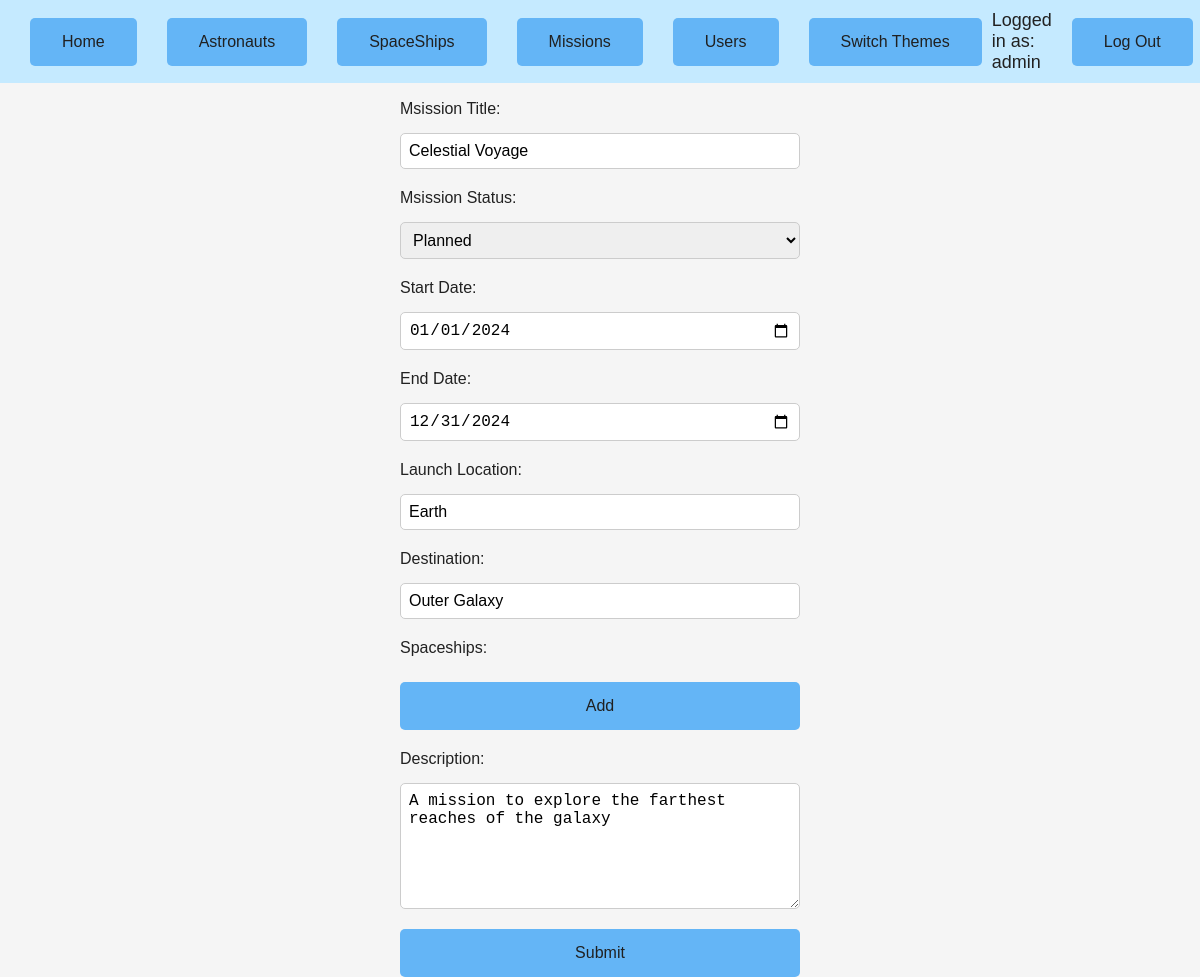
Screenshot of /php/missions_update.php?id=1 (signed in) with the database file from the repository.
### tables this page shows
CREATE TABLE IF NOT EXISTS `missions` (
  `id` INT(10) UNSIGNED NOT NULL AUTO_INCREMENT,
  `title` VARCHAR(45) NOT NULL,
  `description` VARCHAR(200) NULL DEFAULT NULL,
  `start_date` DATE NOT NULL,
  `end_date` DATE NULL DEFAULT NULL,
  `status` ENUM('planned', 'in_progress', 'completed', 'cancelled') NULL DEFAULT 'planned',
  `launch_location` VARCHAR(200) NULL DEFAULT NULL,
  `destination` VARCHAR(200) NULL DEFAULT NULL,
  `image_url` VARCHAR(200) NULL DEFAULT NULL,
  PRIMARY KEY (`id`));

### php/validate_input.php (called while the page is built, shortened)
<?php
function validateInput($data, $type = 'string', $maxLength = null) {
    $data = trim($data);
    if ($type === 'string') {
        $data = htmlspecialchars($data, ENT_QUOTES, 'UTF-8');
        return $maxLength ? substr($data, 0, $maxLength) : $data;
    }
    if ($type === 'int') {
        return filter_var($data, FILTER_VALIDATE_INT) ? intval($data) : null;
    }
    if ($type === 'date') {
        $format = 'Y-m-d';
        $dateTime = DateTime::createFromFormat($format, $data);
        return ($dateTime && $dateTime->format($format) === $data) ? $data : null;
    }
    return $data;
}

### php/missions_update.php (the view, shortened to what this page needs)
<?php
require_once "db.php";
require_once "validate_input.php";
$missionTitle = validateInput($_POST['missionTitle'] ?? "", 'string', 45);
$description = validateInput($_POST["description"] ?? "", 'string', 200);
$start_date = validateInput($_POST["start_date"] ?? "", 'date');
$end_date = validateInput($_POST['end_date'] ?? "", 'date');
$status = validateInput($_POST['status'] ?? "", 'string');
$launch_location = validateInput($_POST['launch_location'] ?? "", 'string', 200);
$destination = validateInput($_POST['destination'] ?? "", 'string', 200);
$missionId = validateInput($_GET['id'] ?? null, 'int');
if ($missionId) {
    $query = $db->prepare("SELECT * FROM missions WHERE id = :id");
    $query->bindParam(":id", $missionId, PDO::PARAM_INT);
    $query->execute();
    $result = $query->fetch(PDO::FETCH_OBJ);
    if ($result) {
        $missionTitle = $result->title ?? "";
        $description = $result->description ?? "";
        $start_date = $result->start_date ?? "";
        $end_date = $result->end_date ?? "";
        $status = $result->status ?? "";
        $launch_location = $result->launch_location ?? "";
        $destination = $result->destination ?? "";
    }
}
$query = $db->prepare("SHOW COLUMNS FROM missions LIKE 'status'");
$query->execute();
$result = $query->fetch(PDO::FETCH_ASSOC);
$statusOptions = [];
if ($result) {
    preg_match("/^enum\((.*)\)$/", $result['Type'], $matches);
    $statusOptions = isset($matches[1]) ? str_getcsv($matches[1], ',', "'") : [];
}
?>
<!DOCTYPE html>
<html lang="hu">
<head>
    <link rel="stylesheet" href="../css/<?= htmlspecialchars($_SESSION["theme"], ENT_QUOTES, 'UTF-8') ?>_theme.css">
</head>
<body>
    <?php include "navbar.php"; ?>
    <form method="post" class="form-update">
        <div class="form-element-div">
            <label>Msission Title:</label>
            <input type="text" name="missionTitle" value="<?= htmlspecialchars($missionTitle) ?>" required>
        </div>
        <div class="form-element-div">
            <label>Msission Status:</label>
            <select name="status" id="status">
            <?php foreach ($statusOptions as $option): ?>
                <option value="<?= $option ?>" <?= ($option == $status) ? 'selected' : '' ?> required><?= ucfirst($option) ?></option>
            <?php endforeach; ?>
            </select>
        </div>
        <div class="form-element-div">
            <label>Start Date:</label>
            <input type="date" name="start_date" value="<?= htmlspecialchars($start_date) ?>" required>
        </div>
        <div class="form-element-div">
            <label>End Date:</label>
            <input type="date" name="end_date" value="<?= htmlspecialchars($end_date) ?>">
        </div>
        <div class="form-element-div">
            <label>Launch Location:</label>
            <input type="text" name="launch_location" value="<?= htmlspecialchars($launch_location) ?>">
        </div>
        <div class="form-element-div">
            <label>Destination:</label>
            <input type="text" name="destination" value="<?= htmlspecialchars($destination) ?>">
        </div>
        <div class="form-element-div">
            <label>Spaceships:</label>
            <button class="button" onclick="add_select()" type="button">Add</button>
        </div>
        <div class="form-element-div">
            <label>Description:</label>
            <textarea id="description" name="description" rows="6" cols="60"><?= htmlspecialchars($description) ?></textarea>
        </div>
        <button class="button" type="submit">Submit</button>
    </form>
</body>
</html>

### css/light_theme.css (style rules this page uses)
body { font-family: Arial, Helvetica, sans-serif; background-color: #f5f5f5; color: #212121; margin: 0%; }
.button { border: none; color: #202020; padding: 15px 32px; text-align: center; text-decoration: none; display: inline-block; font-size: 16px; background-color: #64b5f6; cursor: pointer; border-radius: 5px; }
.form-update { display: flex; flex-direction: column; width: 400px; position: absolute; left: 50%; transform: translate(-50%, 0); align-items: stretch; gap: 20px; }
.form-update .form-element-div { display: flex; flex-direction: column; align-items: stretch; gap: 10px; }
.form-update .form-element-div label { font-size: 1rem; margin-bottom: 5px; }
.form-update .form-element-div textarea, .form-update .form-element-div input[type=text], .form-update .form-element-div input[type=date], .form-update .form-element-div input[type=password], .form-update .form-element-div select { padding: 8px; font-size: 1rem; border: 1px solid #ccc; border-radius: 5px; width: 100%; box-sizing: border-box; }

### rows the page displays
missions: missionTitle "Celestial Voyage", status "Planned", start_date "01/01/2024", end_date "12/31/2024", launch_location "Earth", destination "Outer Galaxy", description "A mission to explore the farthest reaches of the galaxy"

### other values shown
$title "Home"
$title "Astronauts"
$title "SpaceShips"
$title "Missions"
$title "Users"
$title "Switch Themes"
$_SESSION['user']['username'] "admin"
